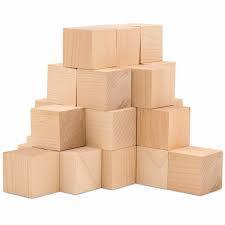
#> input picture OpenCV/data/image/corner2.jpg, 225 x 225 px, found by its file name
$ jupyter execute 'CV12_특징점추출.ipynb'
#> lines starting #> are read from the running program, lines starting #| are printed output that depends on the picture
<table border=1 width=100%>
    <tr><td style="border: 1px solid black; width:600px; height:30px; text-align: center;"><font size=4 color=blue><b>[12차시] 학습목표</b></font></td></tr>
    <tr><td style="border: 1px solid black; text-align: left;"><font size=3>
○ 이미지의 중요한 특성에 대해 학습한다. <br><br>
○ 이미지의 특징점을 추출하는 방법에 대해 학습한다.</font></td></tr>
</table>

<table border=1 width=100%>
    <tr><td style="border: 1px solid black; width:600px; height:40px; text-align: center;"><font size=4 color=blue><b>[12차시] 정리하기</b></font></td></tr>
    <tr><td style="border: 1px solid black; text-align: left;"><font size=3>

○ 코너 (corner) : 이미지에서 뾰족하게 뛰어나온 부분
   - 코너는 이미지에서 고유한 특징을 가지고 있어서 이미지를 잘 분류하도록 함

○ 코너 검출 알고리즘
   - Harris, GFTT, FAST, SIFT, SURF, BRIEF, BRISK, ORB, KAZE, AKAZE

○ 특징점 매칭
  - 서로 유사한 기술자를 찾는 작업

</font></td></tr>
</table>

## 이미지 특성의 이해

- A, B : 전체 이미지에서 어디인지 정확히 알 수 없음
- C, D : 건물 지붕인 건 알겠는데 정확한 위치는 알 수 없음
- E, F :  전체 이미지에서 어디인지 정확히 알 수 있음

- 적색 박스 : 약간만 움직여도 내부의 변화를 알 수 있음
- 청색 박스 : 움직여도 내부의 특성이 전혀 변하지 않음
- 녹색 박스 : 상하 이동의 경우만 내부의 변화를 알 수 있음

→ 이미지의 코너를 찾아서 이미지의 특성을 검출하는 방법이 유용

## 코너 (Corner) 검출

- 코너 : 이미지에서 뾰족하게 뛰어나온 부분
- 코너는 이미지에서 고유한 특징을 가지고 있어서 이미지를 잘 분류하도록 함

- 코너 검출 알고리즘
  - Harris 방법
  - Shi-Tomasi 방법
  - FAST (Features from Accelerated Segment Test)
  - SIFT (Scale Invariant Feature Transform)
  - SURF (Speeded Up Robust Features)
  - BRIEF (Binary Robust Independent Elementary Features)
  - BRISK (Binary Robust Invariant Scalable Keypoints)
  - ORB (Oriented FAST and Rotated BRIEF)
  - KAZE
  - AKAZE (Accelerated-KAZE)

## GFTT (Shi-Tomasi  방법)

- Harris 방법을 개선한 것

- <font color=red>corners = cv2.goodFeaturesToTrack(이미지, 코너 검출 개수, 문턱값, 코너 간 최소 거리) </font>

[cell 1]
#실습

## FAST

- FAST (Features from Accelerated Segment Test)
  - 특정 픽셀(p) 주변 16개 픽셀 값들을 조사해서 그 픽셀값이 가운데 픽셀(p)보다 충분히 어둡거나 충분히 밝은 픽셀이 9개 이상 나타나면 코너라고 판단


- <font color=red>fast = cv2.FastFeatureDetector_create(threshold)</font>
  - threshold : 중심 픽셀 값과 주변 픽셀 값과의 차이 임계값. 기본값은 10. 30~60 적절


- <font color=red>keypoints = fast.detect(img)</font>
  - 특징점을 검색하고 결과를 리스트로 받음

[cell 2]
import cv2
import matplotlib.pyplot as plt
import math

img = cv2.imread("./image/corner2.jpg")
#> img is the input picture: shape (225, 225, 3); mean B, G, R 199.3, 217.1, 238.1
img = cv2.cvtColor(img, cv2.COLOR_BGR2RGB)

orb = cv2.ORB_create()

#특징점(코너점의 위치), 기술자(방향)가 반환
keypoints, descriptors = orb.detectAndCompute(img, None)
#> keypoints = 183 keypoints; strongest (x, y, size): (141, 61, 31), (140, 63, 31), (101, 185, 31), (135, 181, 31)

for i in keypoints:
    pt = (int(i.pt[0]), int(i.pt[1]))
    cv2.circle(img, pt, 3, (255, 0, 0), -1)
#> this loop made 183 passes
#> i on passes 1 to 3: keypoint at (116, 32), size 31, keypoint at (140, 40), size 31, keypoint at (164, 59), size 31
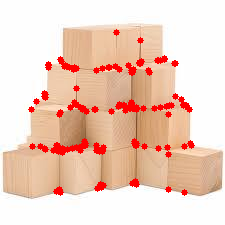
#> img: shape (225, 225, 3); mean R, G, B 240.1, 207.6, 191.5

plt.imshow(img)
plt.axis('off')

## SIFT

- 참고 : https://ballentain.tistory.com/47, https://deep-learning-study.tistory.com/252

- Harris, GFTT, FAST 방법은 이동, 회전 변화에 강인하지만 크기 변환에 취약
  - 확대된 영상에서 작은 사각형으로 코너를 찾으려하면 기존의 코너가 에지처럼 보임
  - 따라서, 코너를 찾을 때 다양항 크기도 고려를 해서 코너 형태를 찾는 것이 고유한 특징을 찾는데에 적합


- SIFT (Scale Invariant Feature Transform) : 이미지의 크기 및 회전에 영향을 받지 않고 특징점을 추출하는 알고리즘

- 코너만으로 특징화하기는 충분하지 않음
- 코너는 크기변환, 회전, 밝기 변화 등에 따라 변화될 수 있음

- 동작 방법
  - Scale-space extrema detection
    - 원본 이미지를 다양한 크기로 resize해서 image pyramid를 만듬


    - image pyramid의 각 층 이미지(octave image)를 점점 더 커지는 gaussian blurring를 적용한 이미지들을 얻음.


    - octave 내 서로 다른 두 개 gaussian blurred image로 빼기 연산을 수행하여 Difference of Gaussian(DoG) 이미지를 구함


   - 해당 좌표가 극소점이거나 극대점이라 판단되면 이를 keypoint 후보군으로 분류
   - DoG<sub>target</sub>에서 target pixel (빨간점) 값을 총 26개의 주변 pixel 값과 비교해 극점인지 판단


 - Keypoint Localization
   - 뽑은 keypoint 후보군들 중에는 most stable keypoint만을 선택하는 과정 - 크기에 불변하는 성질

  - Orientation assignment : keypoint의 방향을 결정하는 단계
   - keypoint 주변(16x16)으로 그레디언트 크기와 방향을 계산 - gaussian blurred image
   - keypoint에서 방향 히스토그램을 계산하여 가장 큰 값을 가진 곳을 방향으로 설정 - 회전에 불변하는 성질


  - Keypoint descriptor
   - 한 개의 16x16 patch에서는 8방향 정보가 16개 생성되어 총 128개의 값을 얻음 (keypoint descriptor)
   - 후처리로 descriptor에서 keypoint orientation 값을 빼 rotation-invariance 성질을 부여하고 nomalization을 통해 밝기 의존성을 해결


- <font color=red>detector = cv2.SIFT_create()</font>
  - SIFT 객체 생성

- <font color=red>keypoints, descriptors = detector.detectAndCompute(gray_img, None)</font>
  - 키포인트 위치와 기술자 계산

[cell 3]
#실습

## SURF

- SURF (Speeded Up Robust Features)는 크기 변화에 따른 특징 검출 문제를 해결하기 위해 이미지 피라미드를 사용하므로 속도가 느리다는 문제
- SURF는 이미지 피라미드 대신 필터의 크기를 변화시키는 방식으로 성능을 개선

[cell 4]
#실습

## ORB

- ORB (Oriented FAST and Rotated BRIEF) 알고리즘 : SIFT, SURF 대신에 자유롭게 사용할 수 있는 OpenCV의 이미지 특성 검출 알고리즘

- <font color=red>orb = cv2.ORB_create()</font>
  - ORB 객체 생성

[cell 5]
#실습

## ORB 기반의 이미지 특징점 매칭

- 참고 : https://deep-learning-study.tistory.com/260

- 특징점 매칭 : 서로 유사한 기술자를 찾는 작업
  - 아래 그림에서 왼쪽은 4개의 기술자, 오른쪽은 3개의 기술자를 계산
  - 가장 비슷한 것을 찾으므로 4개의 점은 다 매칭이 될 것
  - #3이 잘못 매칭된 것을 확인할 수 있는데 알고리즘은 가장 거리가 짧은 곳을 찾아서 매칭을 하기 때문에 매칭이 됨
  - 이처럼 잘못 연결된 매칭을 걸러내는 작업을 해야함


- <font color=red>bf = cv2.BFMatcher(cv2.NORM_HAMMING, crossCheck=True)</font>
  - cv2.NORM_HAMMING : 유사도 측정 방법으로 해밍거리를 이용 (이진 기술자인 경우에 사용)
    - cv2.NORM_L1 (기본값), cv2.NORM_L2, cv2.NORM_HAMMING2
  - crossCheck : True이면 양방향 매칭 결과가 같은 경우만 반환 (기본값 False)


  - 가능한 모든 경우에 대해 다 계산해본 후 최적의 결과를 반환
  - image A의 기술자와 가장 유사도가 높은 image B의 기술자를 찾기 위해 M개의 기술자를 대상으로 거리를 모두 구함
  - 다음에 가장 짧은 거리를 갖는 image B의 기술자를 찾음
  - 만약 image A의 기술자 N과 image B의 기술자 M이 가장 유사도가 높은 기술자라고 가정하면, cv2.BFMatcher( )는 매칭된 기술자들의 index들과 유사도를 반환


- <font color=red>bf = cv2.cv2.FlannBasedMatcher()</font>
  - cv2.BFMatcher()는 전체 데이터를 대상으로 하므로 특징점이 많으면 시간이 오래 걸림
  - cv2.FlannBasedMatcher()는 특징점이 많으면 근사화하여 수행하므로 최소값 매칭을 못할 수도 있지만 속도가 빠름
  - 반환값은 4개의 값을 반환
    - queryIdx : 1번 이미지의 특징점 번호
    - trainIdx : 2번 이미지의 특징점 번호
    - imgidx : 두 영상이 아닌 여러 개의 영상을 이용할 때 이 값을 이용
    - distance : 매칭될 때의 최소 거리값이 저장


- <font color=red>matches = bf.match(des1, des2)</font>
  - 특징점 간 매칭 실행

  - (1) des1[0]과 매칭되는 des2의 기술자에 대한 정보를 matches[0]에 저장
  - (2) des1[1]와 매칭되는 des2의 기술자에 대한 정보를 matches[1]에 저장
  - (3) des1의 마지막 기술자까지 반복


- <font color=red>res = cv2.drawMatches(img_gray, kp1, img2_gray, kp2, matches1to2, outImg, flags=2)</font>
  - 특징점 매칭 결과 이미지 생성
  - img_gray, kp1 : 첫번째 이미지와 키포인트
  - img2_gray, kp2 : 두번째 이미지와 키포인트
  - matches1to2 : 매칭 정보 (슬라이싱으로 출력할 쌍의 갯수 설정)
  - outImg : 결과 이미지 (None)
  - flags : 매칭정보 그리기 방법 - lags = 0 (매칭과 상관없이 모든 특성 포인트 표, flags=2 (매칭된 특성포인트만 표시)

[cell 6]
import cv2
import matplotlib.pyplot as plt
import math
import numpy as np

img = cv2.imread("../OpenCV_data/image/pic.png")
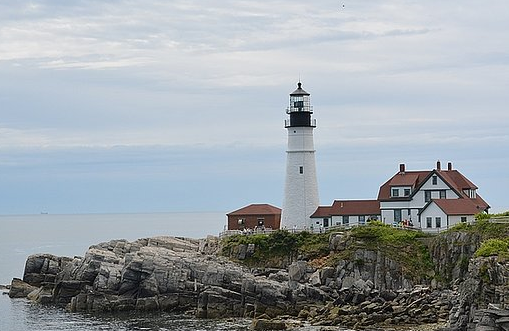
#> input picture OpenCV/data/image/pic.png, 509 x 331 px, found by its file name
#> img is the input picture: shape (331, 509, 3); mean B, G, R 166, 161, 153.9
img = cv2.cvtColor(img, cv2.COLOR_BGR2RGB)
img_gray = cv2.cvtColor(img, cv2.COLOR_RGB2GRAY)
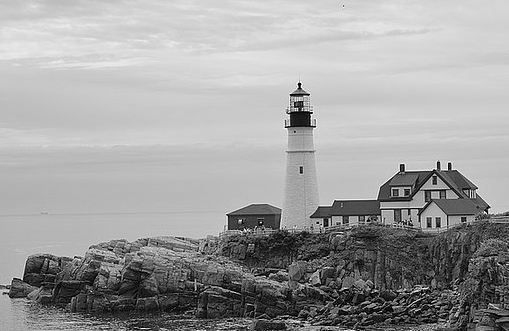
#> img_gray: shape (331, 509); min 0, max 255, mean 159.4

img2 = cv2.imread("../OpenCV_data/image/girl_pic.png")
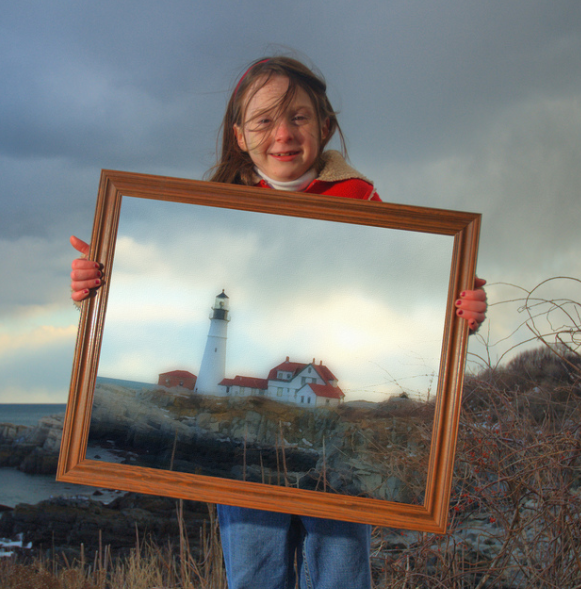
#> input picture OpenCV/data/image/girl_pic.png, 581 x 589 px, found by its file name
#> img2 is the input picture: shape (589, 581, 3); mean B, G, R 118.8, 120.5, 121.1
img2 = cv2.cvtColor(img2, cv2.COLOR_BGR2RGB)
img_gray2 = cv2.cvtColor(img2, cv2.COLOR_RGB2GRAY)
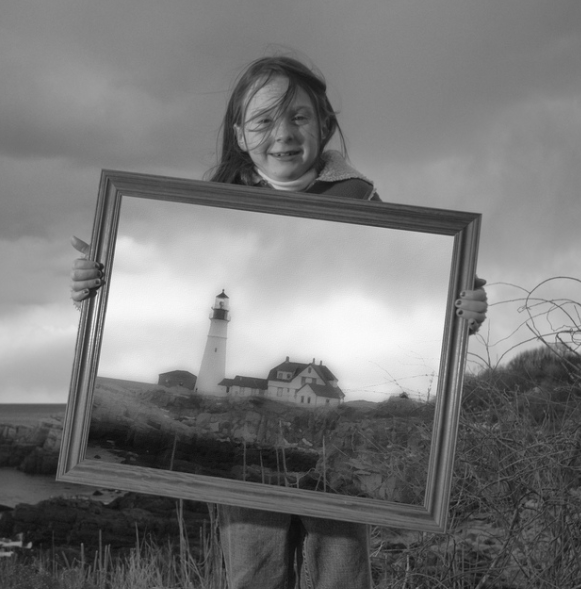
#> img_gray2: shape (589, 581); min 12, max 251, mean 120.5

# 두 이미지에서 코너점 검출
orb = cv2.ORB_create()

kp1, des1 = orb.detectAndCompute(img_gray, None)
#> kp1 = 486 keypoints; strongest (x, y, size): (298, 84, 31), (300, 84, 31), (313, 126, 31), (295, 108, 31)
kp2, des2 = orb.detectAndCompute(img_gray2, None)
#> kp2 = 500 keypoints; strongest (x, y, size): (222, 294, 37.2), (223, 294, 31), (222, 292, 44.6), (221, 294, 53.6)

bf = cv2.BFMatcher(cv2.NORM_HAMMING, crossCheck=True)
matches = bf.match(des1, des2)
#> matches = 114 matches

# 해밍거리가 가장 이치한 순으로 정렬
matches = sorted(matches, key=lambda x : x.distance)

# 매칭된 결과를 이미지로 그려준다
# matches[:] >> 그려줄 매칭 결과 개수

res = cv2.drawMatches(img, kp1, img2, kp2,
                      matches[:12], None, flags=2)
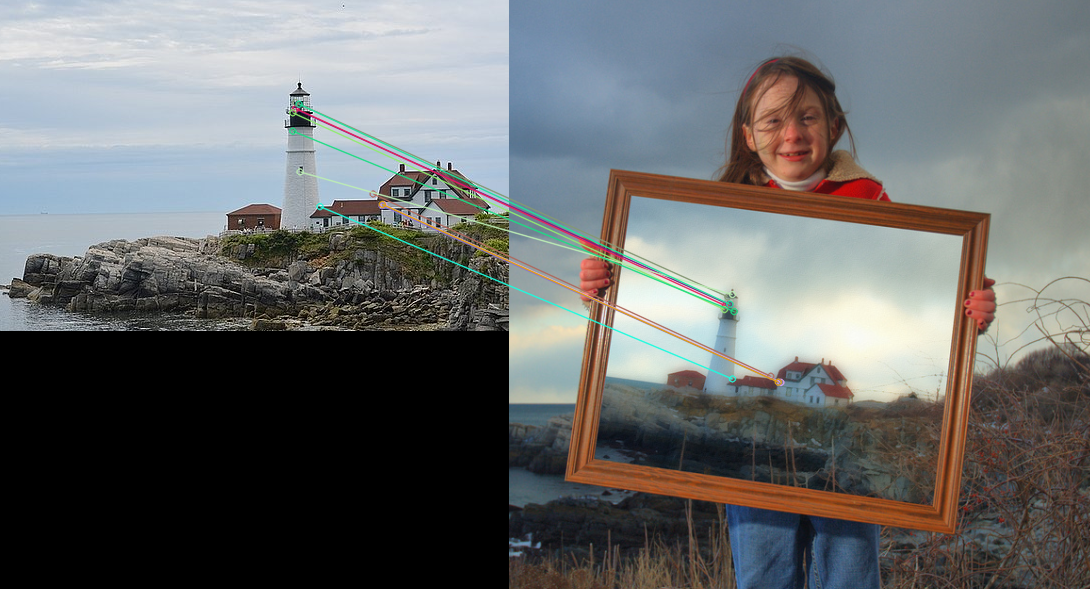
#> res: shape (589, 1090, 3); mean R, G, B 104.7, 106.6, 106.6

plt.imshow(res)
plt.axis('off')
plt.show()
